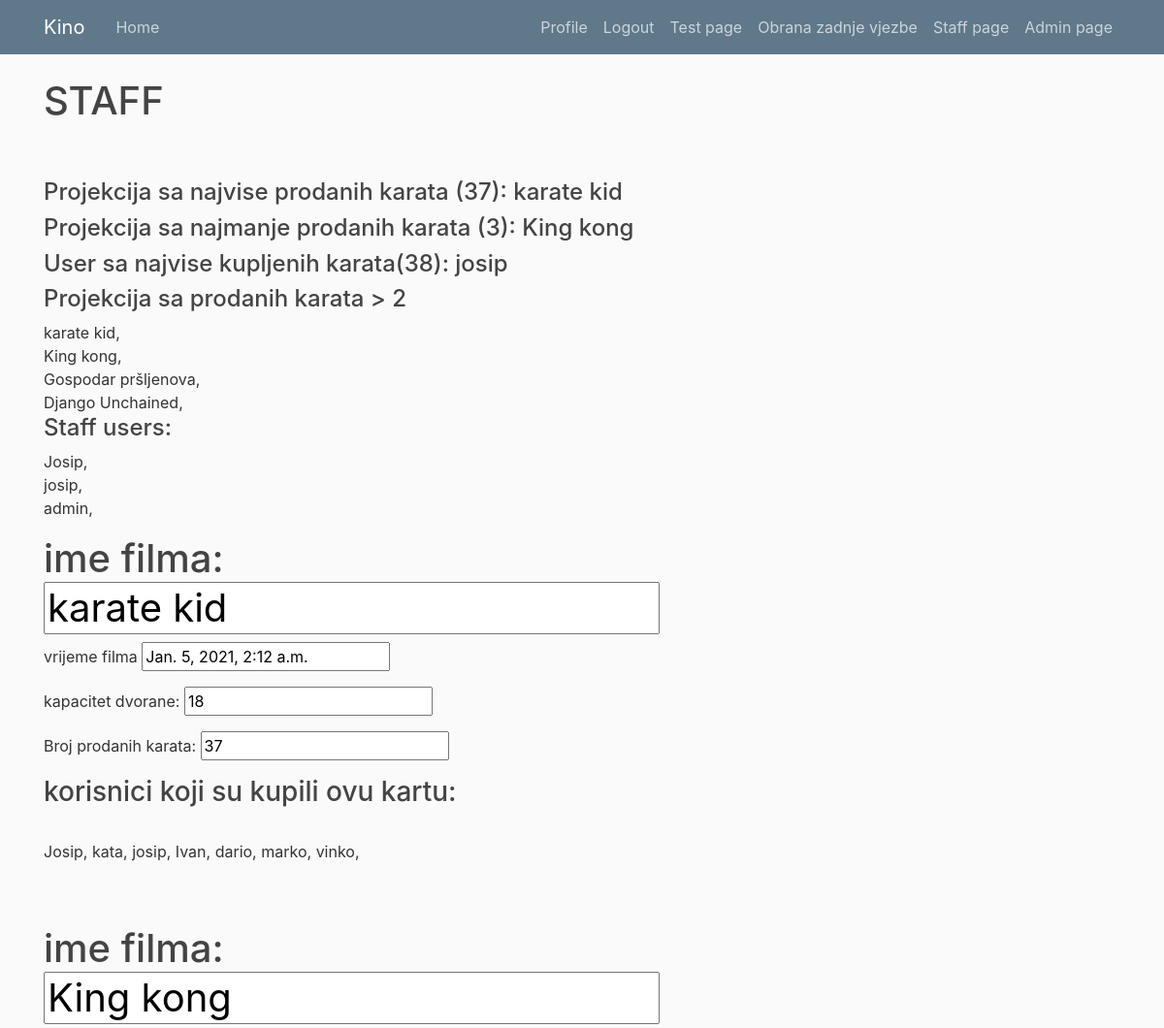
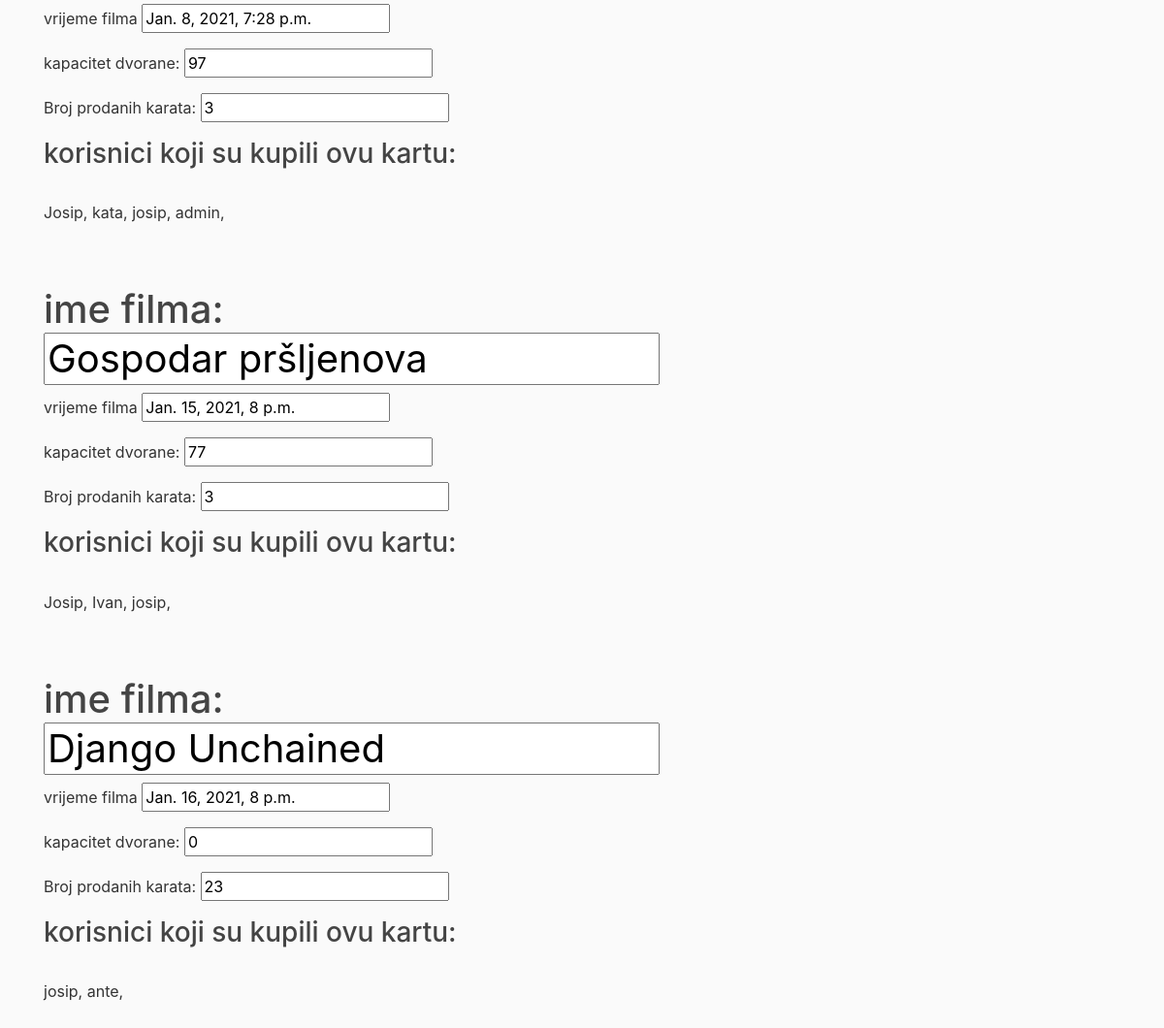
The app's page /staff (signed in) with its own data (2 pictures, top to bottom).
### kino/models.py (models this page shows, shortened)
class Projekcija(models.Model):
    ime_filma = models.CharField(max_length=200)
    vrijeme_filma = models.DateTimeField(default = timezone.now)
    kapacitet_dvorane = models.IntegerField()
    broj_prodanih_karata = models.IntegerField(default=0)
    def __str__(self):
        return (self.ime_filma)

class Tickets(models.Model):
    user = models.ForeignKey(User, on_delete = models.CASCADE)
    projekcija = models.ForeignKey(Projekcija,on_delete = models.CASCADE)
    seat_number = models.CharField(max_length = 20, default="NONE")
    broj_sjedala = models.CharField(
        max_length=10,
        choices=SEAT_CHOICE,
        default="NONE",
    )

### kino/views.py (the view)
# urls.py: path('staff', views.staff, name = "kino-staff"),
@staff_member_required
def staff(request):
    lst = []
    lst1 = []
    lst2 = []
    staff_list = []
    cnt = 0
    dic = {}
    users = User.objects.all()
    for usr in users:
        if usr.is_superuser:
            staff_list.append(usr)
    projekcije = Projekcija.objects.all()
    tickets = Tickets.objects.all()
    maxx = Projekcija.objects.aggregate(Max('broj_prodanih_karata'))
    minn = Projekcija.objects.aggregate(Min('broj_prodanih_karata'))
    proj_obj = Projekcija.objects.all().filter(broj_prodanih_karata = maxx.get("broj_prodanih_karata__max")).first()
    proj_obj_min = Projekcija.objects.all().filter(broj_prodanih_karata = minn.get("broj_prodanih_karata__min")).first()
    proj_obj_over_2 = Projekcija.objects.all().filter(broj_prodanih_karata__gt = 2)
    najveci = 0
    for ticket in tickets:
        for user in tickets:
            if ticket.user == user.user:
                cnt = cnt + 1
        if cnt > najveci:
            najveci = cnt
            usr = ticket.user
            lst2.append(cnt)
        cnt = 0
    for proj in projekcije:
        for ticket in tickets:
            if ticket.projekcija_id == proj.id and ticket.user.username not in lst1:
                lst1.append(ticket.user.username)
                lst.append(ticket)
        lst1 = []
    context = {
        "projekcije":Projekcija.objects.all(),
        "lst": lst,
        "max":proj_obj,
        "min":proj_obj_min,
        "mmm":proj_obj_over_2,
        "max_tickets":max(lst2),
        "user_with_most_tickets":usr,
        "staff_list":staff_list,
    }
    return render(request,'kino/staff.html', context)

### kino/templates/kino/staff.html (shortened to what this page needs)
{%extends "kino/base.html"%}
{% load crispy_forms_tags%}
{%block content%}
        <h1>STAFF</h1>
        <br><br>
        <h4>Projekcija sa najvise prodanih karata ({{max.broj_prodanih_karata}}): {{max}}</h4>
        <h4>Projekcija sa najmanje prodanih karata ({{min.broj_prodanih_karata}}): {{min}}</h4>
        <h4>User sa najvise kupljenih karata({{max_tickets}}): {{user_with_most_tickets}}</h4>
        <h4>Projekcija sa prodanih karata > 2</h4>
        {% for proj in mmm %}
            {{proj.ime_filma}}, <br>
        {%endfor%}
        <h4> Staff users:</h4>
        {% for staff in staff_list %}
            {{staff.username}}, <br>
        {%endfor%}
    {% for proj in projekcije %}
        <form>
            <h1>ime filma: <input type = text value = "{{proj.ime_filma}}" readonly></h1>
            <p>vrijeme filma <input type = text value = "{{proj.vrijeme_filma}}" readonly></p>
            <p>kapacitet dvorane: <input type = text value = "{{proj.kapacitet_dvorane}}" readonly></p>
            <p>Broj prodanih karata: <input type = text value = "{{proj.broj_prodanih_karata}}" readonly></p>
            <h3>korisnici koji su kupili ovu kartu:</h3><br>
        {% for ticket in lst%}
            {%if ticket.projekcija == proj%}
                {{ticket.user.username}},
            {%endif%}
        {%endfor%}
        </form>
        <br><br>
    {% endfor %}
{%endblock content%}

### kino/templates/kino/base.html (shortened to what this page needs)
{% load static %}
<!DOCTYPE html>
<html>
    <head>
    <link rel="stylesheet" href="https://maxcdn.bootstrapcdn.com/bootstrap/4.0.0/css/bootstrap.min.css">
    </head>
    <body>
        <header class="site-header">
            <nav class="navbar navbar-expand-md navbar-dark bg-steel fixed-top">
              <div class="container">
                <a class="navbar-brand mr-4" href="/">Kino</a>
                <div class="collapse navbar-collapse" id="navbarToggle">
                  <div class="navbar-nav mr-auto">
                    <a class="nav-item nav-link" href="/">Home</a>
                  </div>
                  <div class="navbar-nav">
                    {% if user.is_authenticated %}
                    <a class="nav-item nav-link" href="{% url 'profile' %}"> Profile</a>
                      <a class="nav-item nav-link" href="{% url 'logout' %}"> Logout</a>
                      <a class="nav-item nav-link" href="test"> Test page</a>
                      <a class="nav-item nav-link" href="obranaZadnjeVjezbe"> Obrana zadnje vjezbe</a>
                    {% else %}
                      <a class="nav-item nav-link" href="{% url 'login' %}"> Login</a>
                      <a class="nav-item nav-link" href="{% url 'register' %}">Register</a>
                    {% endif %}
                    {% if user.is_staff %}
                      <a class="nav-item nav-link" href="staff"> Staff page</a>
                      <a class="nav-item nav-link" href="admin"> Admin page</a>
                    {% endif %}
                  </div>
                </div>
              </div>
            </nav>
          </header>
          <main role="main" class="container">
            <div class="row">
              <div class="col-md-8">
                {% block content %}{% endblock %}
              </div>
            </div>
          </main>
  </body>
</html>

### kino/templates/kino/base.html (style rules this page uses)
body { background: #fafafa; color: #333333; margin-top: 5rem; }
h1, h2, h3, h4, h5, h6 { color: #444444; }
.bg-steel { background-color: #5f788a; }
.site-header .navbar-nav .nav-link { color: #cbd5db; }

### records on screen
Projekcija: broj_prodanih_karata "37", ime_filma "karate kid", vrijeme_filma "Jan. 5, 2021, 2:12 a.m.", kapacitet_dvorane "18"
Projekcija: broj_prodanih_karata "3", ime_filma "King kong", vrijeme_filma "Jan. 8, 2021, 7:28 p.m.", kapacitet_dvorane "97"
Projekcija: ime_filma "Gospodar pršljenova", vrijeme_filma "Jan. 15, 2021, 8 p.m.", kapacitet_dvorane "77", broj_prodanih_karata "3"
Projekcija: ime_filma "Django Unchained", vrijeme_filma "Jan. 16, 2021, 8 p.m.", kapacitet_dvorane "0", broj_prodanih_karata "23"
Tickets: user.username "Josip"
Tickets: user.username "kata"
Tickets: user.username "josip"
Tickets: user.username "Ivan"
Tickets: user.username "dario"
Tickets: user.username "marko"
Tickets: user.username "vinko"
Tickets: user.username "Josip"
Tickets: user.username "kata"
Tickets: user.username "josip"
Tickets: user.username "admin"
Tickets: user.username "Josip"
Tickets: user.username "Ivan"
Tickets: user.username "josip"
Tickets: user.username "josip"
Tickets: user.username "ante"

### other values on screen
{{ max_tickets }} "38"
{{ user_with_most_tickets }} "josip"
{{ staff.username }} "Josip"
{{ staff.username }} "josip"
{{ staff.username }} "admin"
